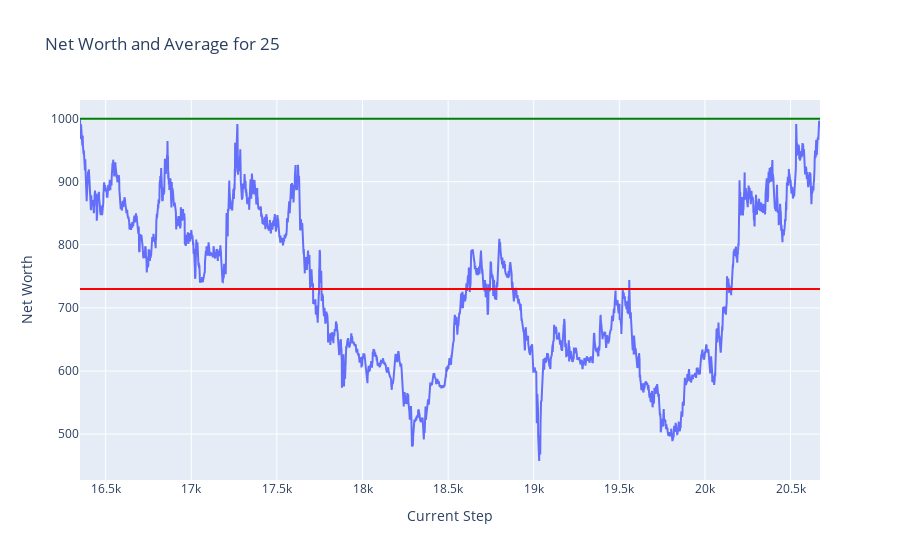
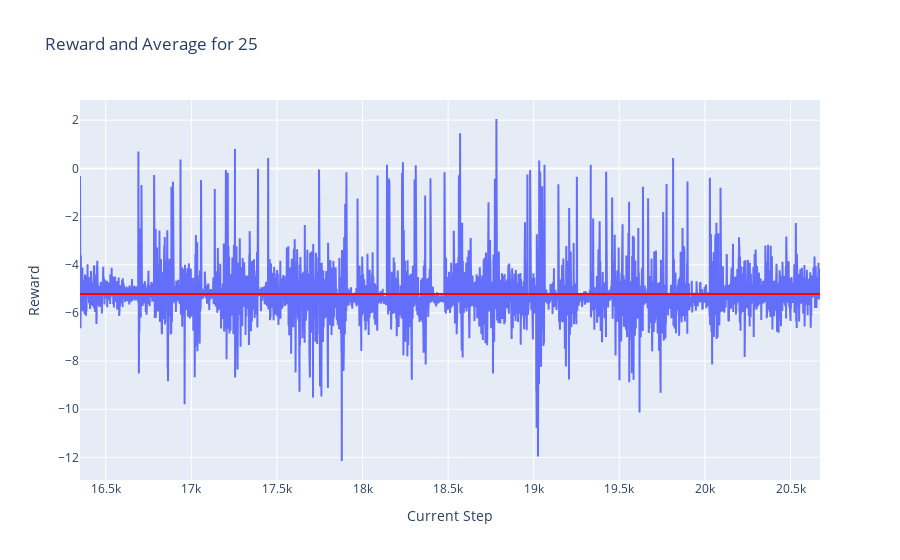
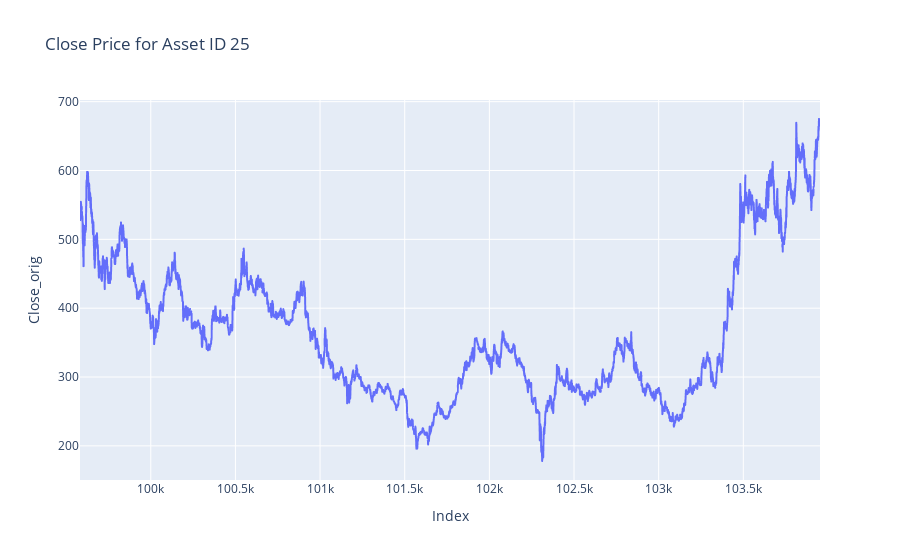

The cell these charts' notebook holds for them, in order:
### Markdown cell above
## Plots

### Code cell
token = 25
plot_token_data(df = test_hist_df, token = token)
plot_reward_data(df = test_hist_df, token = token)
plot_close_by_asset(df= test_df, asset_id= token)

### Figure 1 — Plotly figure (JSON) as saved in the notebook; plotly's stock layout.template omitted (floating-point values rounded to 4 significant figures; data arrays with more than 128 entries replaced by an {"elided": "..."} marker saying what was removed)
{"data": [{"mode": "lines", "name": "Net Worth", "type": "scatter", "x": {"elided": "4323 int values"}, "y": {"elided": "4323 float values"}}], "layout": {"shapes": [{"line": {"color": "green"}, "name": "Net Worth = 1000", "type": "line", "x0": 0, "x1": 1, "xref": "x domain", "y0": 1000, "y1": 1000, "yref": "y"}, {"line": {"color": "red"}, "name": "Average Net Worth = 729.98", "type": "line", "x0": 0, "x1": 1, "xref": "x domain", "y0": 730.0, "y1": 730.0, "yref": "y"}], "title": {"text": "Net Worth and Average for 25"}, "xaxis": {"title": {"text": "Current Step"}}, "yaxis": {"title": {"text": "Net Worth"}}}}

### Figure 2 — Plotly figure (JSON) as saved in the notebook; plotly's stock layout.template omitted (floating-point values rounded to 4 significant figures; data arrays with more than 128 entries replaced by an {"elided": "..."} marker saying what was removed)
{"data": [{"mode": "lines", "name": "Reward", "type": "scatter", "x": {"elided": "4323 int values"}, "y": {"elided": "4323 float values"}}], "layout": {"shapes": [{"line": {"color": "red"}, "name": "Average Reward = -5.22", "type": "line", "x0": 0, "x1": 1, "xref": "x domain", "y0": -5.218, "y1": -5.218, "yref": "y"}], "title": {"text": "Reward and Average for 25"}, "xaxis": {"title": {"text": "Current Step"}}, "yaxis": {"title": {"text": "Reward"}}}}

### Figure 3 — Plotly figure (JSON) as saved in the notebook; plotly's stock layout.template omitted (floating-point values rounded to 4 significant figures; data arrays with more than 128 entries replaced by an {"elided": "..."} marker saying what was removed)
{"data": [{"hovertemplate": "Index=%{x}<br>Close_orig=%{y}<extra></extra>", "legendgroup": "", "line": {"color": "#636efa", "dash": "solid"}, "marker": {"symbol": "circle"}, "mode": "lines", "name": "", "showlegend": false, "type": "scattergl", "x": {"elided": "4372 int values"}, "xaxis": "x", "y": {"elided": "4372 float values"}, "yaxis": "y"}], "layout": {"legend": {"tracegroupgap": 0}, "title": {"text": "Close Price for Asset ID 25"}, "xaxis": {"anchor": "y", "domain": [0, 1], "title": {"text": "Index"}}, "yaxis": {"anchor": "x", "domain": [0, 1], "title": {"text": "Close_orig"}}}}
